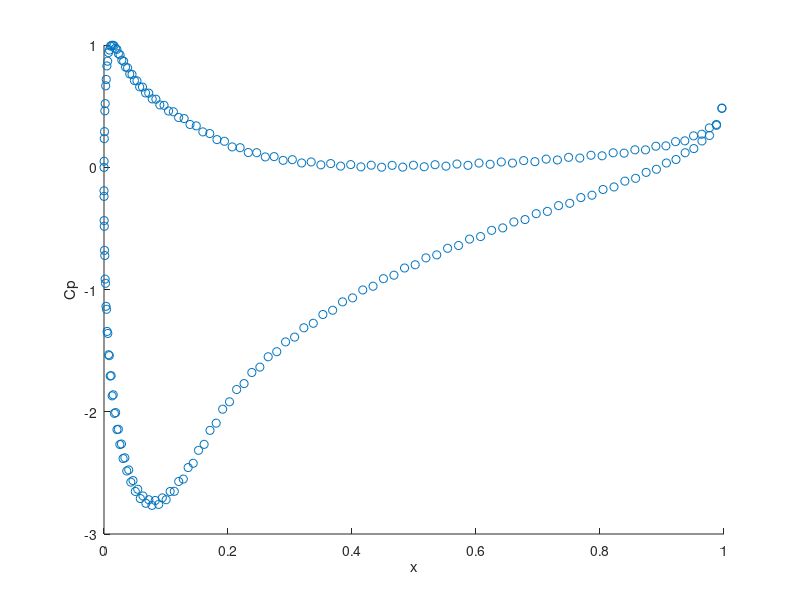

Here is the MATLAB script that generated this plot:

a = load("NACA23021_200.txt");
XB = flip(a(:,1));
YB = flip(a(:,2));
AoA = 8;
alpha = (AoA/180)*pi;
numPan = length(XB)-1;
Vinf = 1;
rouf = 1.29;

XC   = zeros(numPan,1);                                                     
YC   = zeros(numPan,1);                                                     
S    = zeros(numPan,1);                                                     
phi = zeros(numPan,1);
beta = zeros(numPan,1); 
delta = zeros(numPan,1); 

for i = 1:1:numPan                                                          
    XC(i)   = 0.5*(XB(i)+XB(i+1));                                          
    YC(i)   = 0.5*(YB(i)+YB(i+1));                                          
    dx      = XB(i+1)-XB(i);                                                
    dy      = YB(i+1)-YB(i);                                                
    S(i)    = (dx^2 + dy^2)^0.5;                                           
	phi(i) = atan2(dy,dx);
    beta(i) = phi(i) + pi/2;
    delta(i) = phi(i) - pi/2;
end
                                                                                                                   
K = zeros(numPan,numPan);                                                   
L = zeros(numPan,numPan);                                                   

for i = 1:1:numPan                                                          
    for j = 1:1:numPan                                                      
        if (j ~= i)                                                         
            A  = -(XC(i)-XB(j))*cos(phi(j))-(YC(i)-YB(j))*sin(phi(j));     
            B  = (XC(i)-XB(j))^2+(YC(i)-YB(j))^2;                           
            Cn = -cos(phi(i)-phi(j));                                       
            Dn = (XC(i)-XB(j))*cos(phi(i))+(YC(i)-YB(j))*sin(phi(i));      
            Ct = sin(phi(j)-phi(i));                                       
            Dt = (XC(i)-XB(j))*sin(phi(i))-(YC(i)-YB(j))*cos(phi(i));      
            E  = sqrt(B-A^2);                                               
            if (~isreal(E))
                E = 0;
            end
                   
            K(i,j) = 0.5*Cn*log((S(j)^2+2*A*S(j)+B)/B) + ((Dn-A*Cn)/E)*(atan2((S(j)+A),E)-atan2(A,E));                                               
            L(i,j) = 0.5*Ct*log((S(j)^2+2*A*S(j)+B)/B) + ((Dt-A*Ct)/E)*(atan2((S(j)+A),E)-atan2(A,E));                                        
        end
    end
end

a = zeros(numPan,numPan);                                                   
for i = 1:1:numPan                                                         
    for j = 1:1:numPan                                                                                                 
        a(i,j) = -K(i,j);                                               
    end
end

b = zeros(numPan,1);                                                        
for i = 1:1:numPan                                                          
    b(i) = -Vinf*2*pi*cos(beta(i)-alpha);                                         
end

a(numPan,:)   = 0;                                                          
a(numPan,1)   = 1;                                                         
a(numPan,end) = 1;                                                          
b(numPan)     = 0;                                                         

gamma = a\b;                                                                

Vt = zeros(numPan,1);                                                       
Cp = zeros(numPan,1);                                                       
for i = 1:1:numPan                                                          
    sum  = 0;                                                            
    for j = 1:1:numPan                                                      
        sum = sum - (gamma(j)/(2*pi))*L(i,j);                         
    end
    
    Vt(i) = Vinf*sin(beta(i)-alpha) + sum + gamma(i)/2;                       
    Cp(i) = 1-(Vt(i)/Vinf)^2;
    
end

figure(2)
scatter(XC,Cp)
xlabel('x');
ylabel('Cp');

%%翼型压强积分

FL1 = 0;
dp = zeros(numPan,1);

for i=1:1:numPan
    dp(i) = Cp(i)*rouf*Vinf/2;
    FL1 = FL1 + dp(i)*S(i)*cos(delta(i)-pi/2-alpha);
end

CL1 = FL1/(rouf*Vinf/2);

%%茹科夫斯基

FL2 = 0;

for i=1:1:numPan
    FL2 = FL2+rouf*Vinf*gamma(i)*S(i);
end

CL2 = FL2/(rouf*Vinf/2);